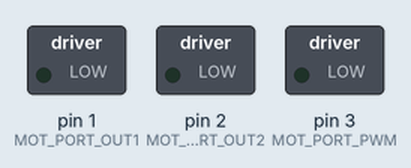
Bench run of a sketch on a simulated Arduino Uno, built with avr-gcc and run on an emulated ATmega328P. Parts: switched loads named in the sketch (green lamp = pin HIGH).

Above: at 1.5 s.
At 4.5 s:
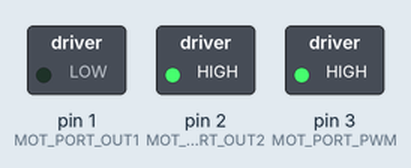
At 7.5 s:
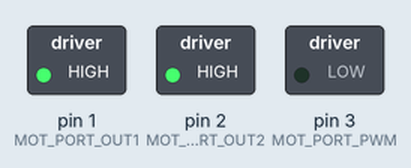
At 10.5 s:
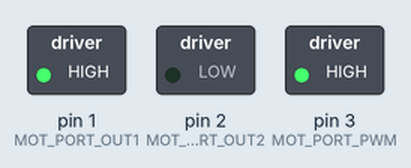
Timing chart, 0 to 15.6 s (numbered marks = the images above):
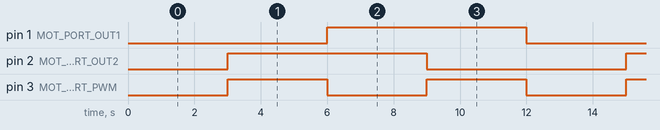

Measured:
- by itself, pin 1 (MOT_PORT_OUT1), pin 2 (MOT_PORT_OUT2): alternates HIGH for 6.0 s and LOW for 6.0 s
- by itself, pin 3 (MOT_PORT_PWM): alternates HIGH for 3.0 s and LOW for 3.0 s
- by itself, everything shown: repeats every 12.0 s, in 4 steps

The sketch:

motor_sample.ino
```cpp
/* ----------------------------
 *  モーター制御サンプル
 *  正転・逆転繰り返し
 *----------------------------*/

#include "motDrv.h"

enum{
  MOT_OFF = 0
, MOT_CW
, MOT_CCW
, MOT_BRAKE
};

UCHAR motStg;

void setup(){
  // モーター制御初期化
  mot_init();
  motStg = MOT_OFF;
}

void loop(){

  switch(motStg){
    case MOT_CW:
      motStg = MOT_BRAKE;
      // CW/CCW
      MOT_DC_ON_CW;
      mot_pwm_control(255);
      break;
    case MOT_CCW:
      // CCW/CW
      MOT_DC_ON_CCW;
      mot_pwm_control(255);
      motStg = MOT_OFF;
      break;
    case MOT_BRAKE:
      // ブレーキ
      MOT_DC_BRAKE;
      mot_pwm_control(0);
      motStg = MOT_CCW;
      break;
//  case MOT_OFF:
    default:
      // 停止
      MOT_DC_STOP;
      mot_pwm_control(0);
      motStg = MOT_CW;
      break;
  }

  delay(3000);
}
```

motDrv.cpp
```cpp
#include "arduino.h"
#include "motDrv.h"

//---------------------------
// モーター制御初期化
//---------------------------
void mot_init(void){
	pinMode(MOT_PORT_OUT1, OUTPUT);
	pinMode(MOT_PORT_OUT2, OUTPUT);
	pinMode(MOT_PORT_PWM, OUTPUT);
}

//---------------------------
// DCモーター制御
// port1_out:HIGH/LOW
// port2_out:HIGH/LOW
//---------------------------
void mot_control(boolean port1_out, boolean port2_out){
	digitalWrite(MOT_PORT_OUT1, port1_out);
	digitalWrite(MOT_PORT_OUT2, port2_out);
}

//---------------------------
// DCモーターPWM制御
// pwm:0～255(DCモーターDuty)
//---------------------------
void mot_pwm_control(UCHAR pwm){
	analogWrite(MOT_PORT_PWM, pwm);
}
```

motDrv.h
```cpp
#ifndef motDrv_H_
#define motDrv_H_

typedef unsigned char UCHAR;

// 構成に合わせて変更
#define MOT_PORT_OUT1 1   // モーター制御 OUT1
#define MOT_PORT_OUT2 2   // モーター制御 OUT2
#define MOT_PORT_PWM  3   // モーター制御 PWM
#define MOT_DC_ON_CW   mot_control(LOW, HIGH);   // CW
#define MOT_DC_ON_CCW  mot_control(HIGH, LOW);   // CCW
#define MOT_DC_BRAKE   mot_control(HIGH, HIGH);  // BRAKE
#define MOT_DC_STOP    mot_control(LOW, LOW);    // STOP

extern void mot_init(void);
extern void mot_control(boolean port1_out,boolean port2_out);
extern void mot_pwm_control(UCHAR pwm);
#endif
```
